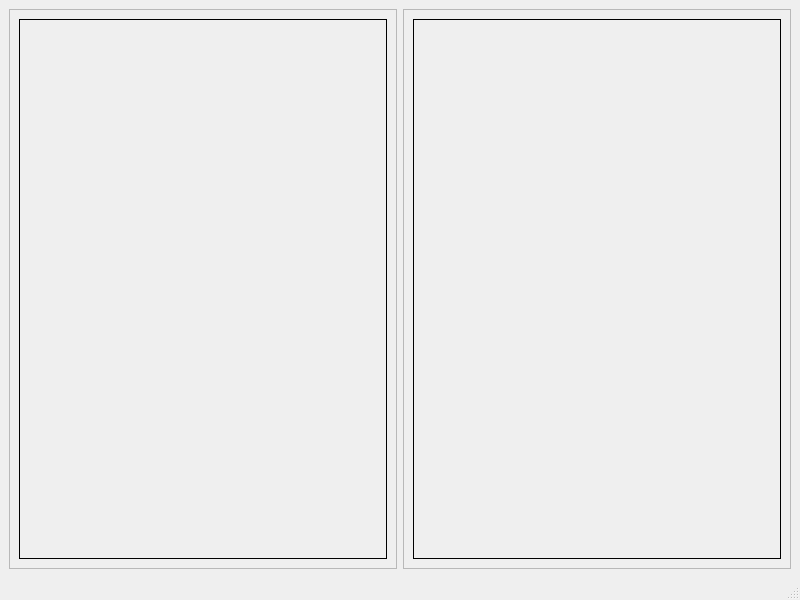
<?xml version="1.0" encoding="UTF-8"?>
<ui version="4.0">
 <class>MainWindow</class>
 <widget class="QMainWindow" name="MainWindow">
  <property name="geometry">
   <rect>
    <x>0</x>
    <y>0</y>
    <width>800</width>
    <height>600</height>
   </rect>
  </property>
  <property name="windowTitle">
   <string>MainWindow</string>
  </property>
  <widget class="QWidget" name="centralwidget">
   <layout class="QHBoxLayout" name="horizontalLayout">
    <item>
     <widget class="QFrame" name="frame">
      <property name="frameShape">
       <enum>QFrame::StyledPanel</enum>
      </property>
      <property name="frameShadow">
       <enum>QFrame::Raised</enum>
      </property>
      <layout class="QGridLayout" name="gridLayout">
       <item row="0" column="0">
        <widget class="QLabel" name="cameraLabel">
         <property name="frameShape">
          <enum>QFrame::Box</enum>
         </property>
         <property name="text">
          <string/>
         </property>
        </widget>
       </item>
      </layout>
     </widget>
    </item>
    <item>
     <widget class="QFrame" name="frame_2">
      <property name="frameShape">
       <enum>QFrame::StyledPanel</enum>
      </property>
      <property name="frameShadow">
       <enum>QFrame::Raised</enum>
      </property>
      <layout class="QGridLayout" name="gridLayout_2">
       <item row="0" column="0">
        <widget class="QLabel" name="debugBox">
         <property name="frameShape">
          <enum>QFrame::Box</enum>
         </property>
         <property name="text">
          <string/>
         </property>
        </widget>
       </item>
      </layout>
     </widget>
    </item>
   </layout>
  </widget>
  <widget class="QMenuBar" name="menubar">
   <property name="geometry">
    <rect>
     <x>0</x>
     <y>0</y>
     <width>800</width>
     <height>24</height>
    </rect>
   </property>
  </widget>
  <widget class="QStatusBar" name="statusbar"/>
 </widget>
 <resources/>
 <connections/>
</ui>
